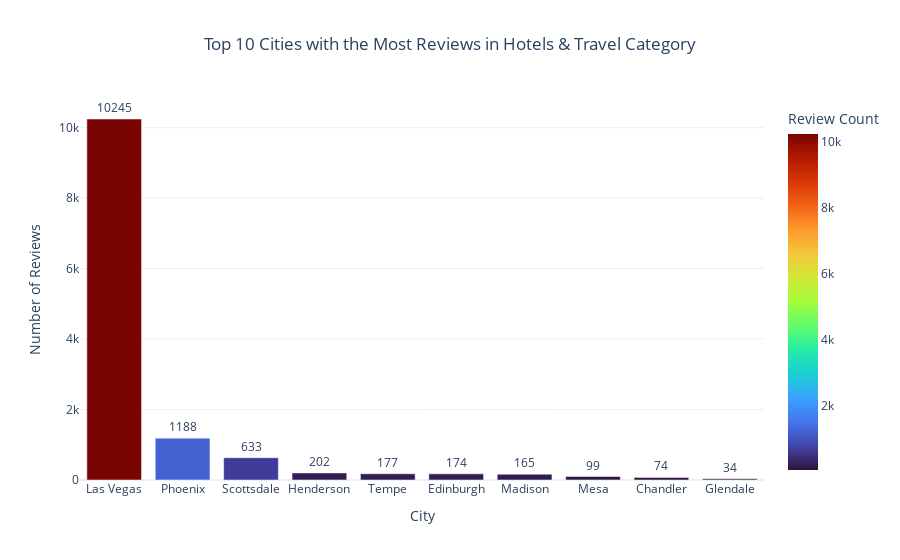

Here is the notebook cell this chart was saved with:
### Code cell
# Veriyi DataFrame'e çevir
top_10_cities_df = top_10_cities.reset_index()
top_10_cities_df.columns = ['City', 'Review Count']

# Plotly ile bar grafiği
fig = px.bar(
    top_10_cities_df,
    x='City',
    y='Review Count',
    title='Top 10 Cities with the Most Reviews in Hotels & Travel Category',
    text='Review Count',
    color='Review Count',
    color_continuous_scale='Turbo'
)

# Grafik düzenlemeleri
fig.update_traces(textposition='outside')
fig.update_layout(
    xaxis_title='City',
    yaxis_title='Number of Reviews',
    title=dict(x=0.5),  # Başlığı ortala
    template='plotly_white'
)

# Grafiği göster
fig.show()

### Figure 1 — Plotly figure (JSON) as saved in the notebook; plotly's stock layout.template omitted (floating-point values rounded to 4 significant figures)
{"data": [{"alignmentgroup": "True", "hovertemplate": "City=%{x}<br>Review Count=%{marker.color}<extra></extra>", "legendgroup": "", "marker": {"color": [10245, 1188, 633, 202, 177, 174, 165, 99, 74, 34], "coloraxis": "coloraxis", "pattern": {"shape": ""}}, "name": "", "offsetgroup": "", "orientation": "v", "showlegend": false, "text": [10245, 1188, 633, 202, 177, 174, 165, 99, 74, 34], "textposition": "outside", "type": "bar", "x": ["Las Vegas", "Phoenix", "Scottsdale", "Henderson", "Tempe", "Edinburgh", "Madison", "Mesa", "Chandler", "Glendale"], "xaxis": "x", "y": [10245, 1188, 633, 202, 177, 174, 165, 99, 74, 34], "yaxis": "y"}], "layout": {"barmode": "relative", "coloraxis": {"colorbar": {"title": {"text": "Review Count"}}, "colorscale": [[0, "#30123b"], [0.07143, "#4145ab"], [0.1429, "#4675ed"], [0.2143, "#39a2fc"], [0.2857, "#1bcfd4"], [0.3571, "#24eca6"], [0.4286, "#61fc6c"], [0.5, "#a4fc3b"], [0.5714, "#d1e834"], [0.6429, "#f3c63a"], [0.7143, "#fe9b2d"], [0.7857, "#f36315"], [0.8571, "#d93806"], [0.9286, "#b11901"], [1, "#7a0402"]]}, "legend": {"tracegroupgap": 0}, "title": {"text": "Top 10 Cities with the Most Reviews in Hotels & Travel Category", "x": 0.5}, "xaxis": {"anchor": "y", "domain": [0, 1], "title": {"text": "City"}}, "yaxis": {"anchor": "x", "domain": [0, 1], "title": {"text": "Number of Reviews"}}}}
